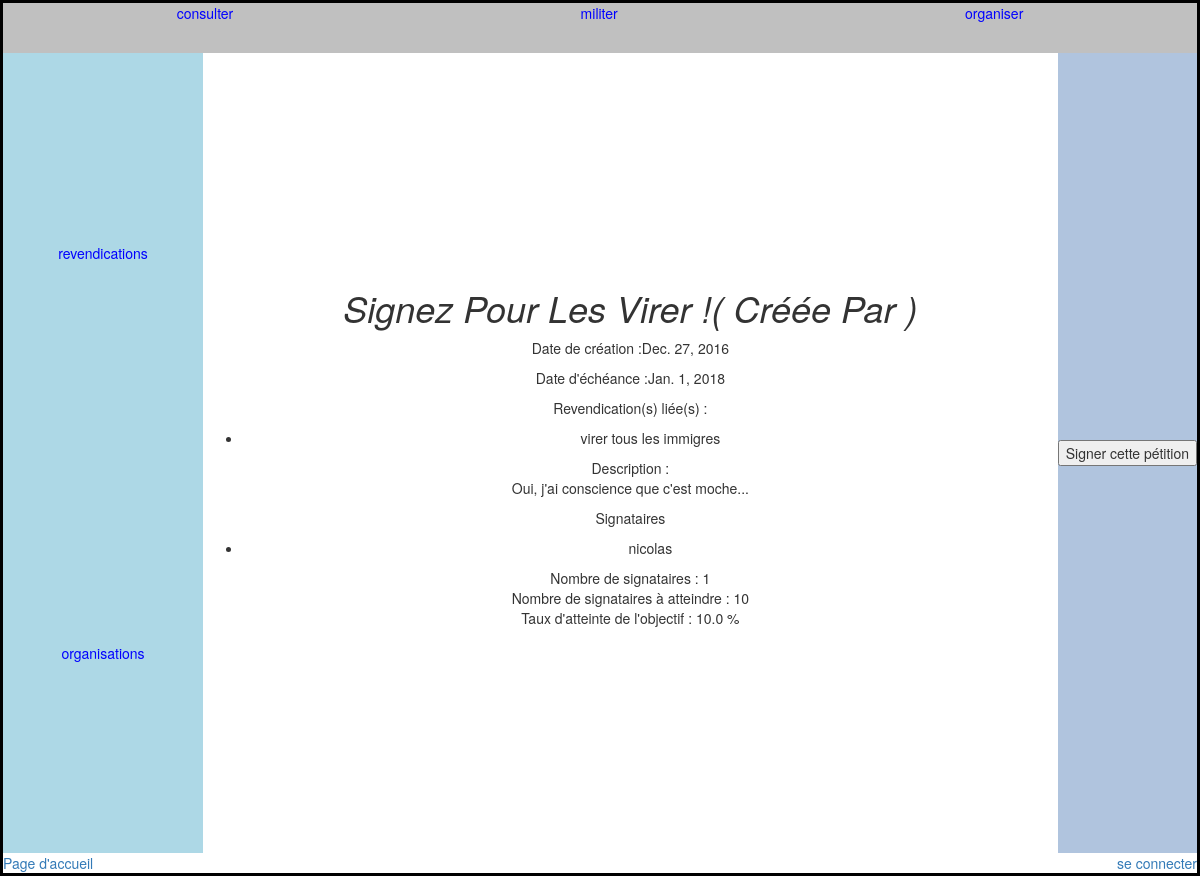
Page /revendication/detail_petition/6 on the committed database.
### revendication/models.py (models this page shows, shortened)
class Petition(models.Model):
    titre = models.CharField(max_length=100)
    description = models.TextField("Descrition de la pétition")
    propositions = models.ManyToManyField(Proposition, null=True)
    date_creation = models.DateField("Date de création", auto_now=True)
    date_echeance = models.DateField("Date d'échéance", null=True, blank=True)
    objectif_de_signataires = models.IntegerField(null=True)
    signataires = models.ManyToManyField(User, through="Soutien", null=True)
    def __createur(self):
        soutien = Soutien.objects.get(petition=self, lien = 'CR')
        return soutien.user
    createur = property(__createur)
    def __nb_signataires(self):
        return Soutien.objects.filter(petition=self).count()
    nb_signataires = property(__nb_signataires)
    def __taux_objectif(self):
        if self.objectif_de_signataires != 0:
            return Soutien.objects.filter(petition=self).count() / self.objectif_de_signataires * 100
        else:
            return null
    taux_objectif = property(__taux_objectif)
    def __str__(self):
        return self.titre

class Proposition(models.Model):
    ennonce = models.CharField(max_length=200, null=True)
    date_creation = models.DateField (default= timezone.now, null=True)
    categorie =  models.ForeignKey(Theme, null=True, blank = True)
    supporter = models.ManyToManyField(User, through= "Soutien", null =True)
    champ_lexical = models.CharField (max_length = 100000, default = "vide", null = True)
    def __str__(self):
        return self.ennonce

class Soutien(models.Model):
    CHOIX_LIEN= (
                ('CR' , 'createur'),
                ('SO', 'soutien')
    )
    propositions = models.ForeignKey(Proposition, null =True)
    user = models.ForeignKey(User, null=True)
    lien = models.CharField(max_length =2, choices= CHOIX_LIEN)
    date = models.DateField("Date création soutien", auto_now=True)
    evenement = models.ForeignKey(Evenement, null = True)
    organisation = models.ForeignKey(Organisation, null = True)
    petition = models.ForeignKey(Petition, null = True)
    competence = models.ForeignKey(Competence, null = True)
    def __str__(self):
        return self.user.username

### revendication/views.py (the view)
# urls.py: url(r'^detail_petition/(\d+)$', views.detail_petition, name = 'detail_petition'),
def detail_petition(request, id_petition):
	try:
		petition = Petition.objects.get(id = id_petition)
	except Petition.DoesNotExist:
		raise Http404
	propositions = petition.propositions.all()
	signataires = Soutien.objects.filter (petition = petition)
	print ("la pétition est {}".format(petition))
	return render(request, 'revendications/detail_petition.html', {'petition': petition, 'propositions': propositions, 'signataires': signataires})

### revendication/templates/revendications/detail_petition.html (shortened to what this page needs)
{% extends "revendications/consult_revendications.html" %}
{% load static %}
{% block barre_de_gauche %}
    <a href="{% url 'consult_revendications' %}" style="color:blue;"  >  revendications </a>
    <a href="{% url 'consult_organisations' %}" style="color:blue;"  >  organisations </a>
{% endblock %}
{% block barre_centrale %}
            <h1>{{petition.titre}}   <i> ( créée par {{petition.createur}})</i></h1>
            <p>Date de création :{{petition.date_creation}}</p>
            <p>Date d'échéance :{{petition.date_echeance}}</p>
            <p>Revendication(s) liée(s) :</p>
            <ul>
            {%for prop in propositions %}
                <li>{{prop}}</li>
            {% endfor %}
            </ul>
            <p>Description :<br/>{{petition.description}}</p>
            <p>Signataires</p>
            <ul>
                {%for signataire in signataires %}
                <li>{{signataire}}</li>
                {% endfor %}
            </ul>
            <p>Nombre de signataires : {{petition.nb_signataires}}<br/>
            Nombre de signataires à atteindre : {{petition.objectif_de_signataires}}<br/>
            Taux d'atteinte de l'objectif : {{petition.taux_objectif}} %</p>
{% endblock %}
{%block barre_de_droite%}
       <INPUT TYPE="button" NAME="signer_une_petition" VALUE="Signer cette pétition" onclick = "document.location.href = 'http://localhost:8000/revendication/signer_une_petition.html?id_petition={{petition.id}}'">
{% endblock %}

### revendication/static/css/accueil.css (style rules this page uses)
h1 { display: flex; justify-content: center; background-color: transparent; border-color: blue; color: maroon; cursor: w-resize; font-style: italic; font-weight: 500; text-align: center; text-transform: capitalize; }
body { border: 3px solid black; }

### rows in the picture
Petition: titre "Signez Pour Les Virer !", date_creation "Dec. 27, 2016", date_echeance "Jan. 1, 2018", description "Oui, j'ai conscience que c'est moche...", nb_signataires "1", objectif_de_signataires "10", taux_objectif "10.0"
Proposition: ennonce "virer tous les immigres"
Soutien: user.username "nicolas"
